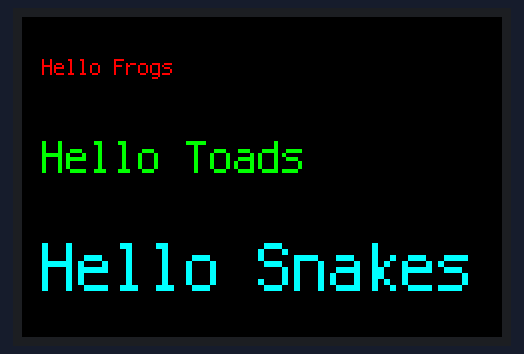
Bench run of a program on a simulated CircuitPython board. Shown: 480×320 colour display.

Above: at 0.1 s.

The program:

TFT_basic_text.py
```python
# (licence header left out)
# "Hello World" in three sizes and colors on the 3.5" TFT FeatherWing V2
# Save on the CIRCUITPY drive as code.py
# Needs adafruit_display_text in the /lib folder

import board
import displayio
import fourwire
import terminalio                        # the built-in font
import adafruit_hx8357
from adafruit_display_text import label  # makes text you can put on screen

# --- Set up the screen (same as before) ---------------------------------
displayio.release_displays()
spi = board.SPI()
display_bus = fourwire.FourWire(spi, command=board.D10, chip_select=board.D9)
display = adafruit_hx8357.HX8357(display_bus, width=480, height=320)

# --- Colors -------------------------------------------------------------
# On a screen, colors are written as 0xRRGGBB - one hex pair each for
# red, green and blue. It's the same idea as the (255, 0, 0) tuples used
# for NeoPixels, just written differently.
RED = 0xFF0000
GREEN = 0x00FF00
CYAN = 0x00FFFF

# --- Make the text ------------------------------------------------------
# scale makes the letters bigger: 2 is double size, 4 is quadruple.
# At scale 6, "Hello World" nearly fills the width of the screen.
# x and y are where the text sits, in pixels from the top-left corner.
small = label.Label(terminalio.FONT, text="Hello Frogs", color=RED, scale=2, x=20, y=50)
medium = label.Label(terminalio.FONT, text="Hello Toads", color=GREEN, scale=4, x=20, y=140)
large = label.Label(terminalio.FONT, text="Hello Snakes", color=CYAN, scale=6, x=20, y=250)

# --- Put it on screen ---------------------------------------------------
group = displayio.Group()
group.append(small)     # everything added to the group shows up together
group.append(medium)
group.append(large)

display.root_group = group

# Keep the program running so the text stays up
while True:
    pass
```
